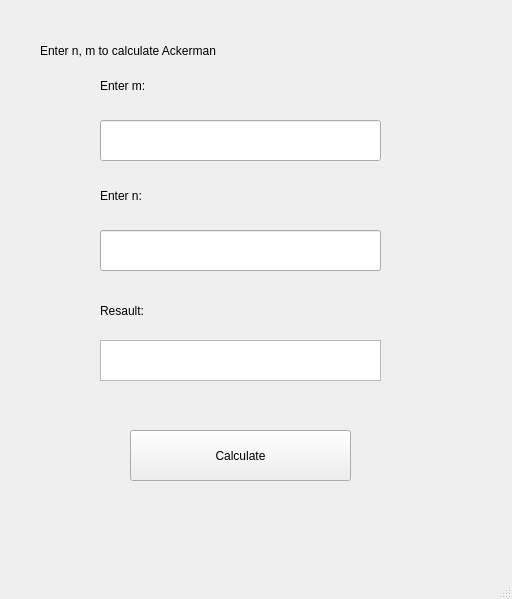
<?xml version="1.0" encoding="UTF-8"?>
<ui version="4.0">
 <class>MainWindow</class>
 <widget class="QMainWindow" name="MainWindow">
  <property name="geometry">
   <rect>
    <x>0</x>
    <y>0</y>
    <width>512</width>
    <height>599</height>
   </rect>
  </property>
  <property name="windowTitle">
   <string>MainWindow</string>
  </property>
  <widget class="QWidget" name="centralwidget">
   <widget class="QPushButton" name="calculate">
    <property name="geometry">
     <rect>
      <x>130</x>
      <y>430</y>
      <width>221</width>
      <height>51</height>
     </rect>
    </property>
    <property name="text">
     <string>Calculate</string>
    </property>
   </widget>
   <widget class="QLineEdit" name="lineEdit">
    <property name="geometry">
     <rect>
      <x>100</x>
      <y>120</y>
      <width>281</width>
      <height>41</height>
     </rect>
    </property>
   </widget>
   <widget class="QLineEdit" name="lineEdit_2">
    <property name="geometry">
     <rect>
      <x>100</x>
      <y>230</y>
      <width>281</width>
      <height>41</height>
     </rect>
    </property>
   </widget>
   <widget class="QLabel" name="label">
    <property name="geometry">
     <rect>
      <x>40</x>
      <y>10</y>
      <width>391</width>
      <height>81</height>
     </rect>
    </property>
    <property name="text">
     <string>Enter n, m to calculate Ackerman</string>
    </property>
   </widget>
   <widget class="QLabel" name="label_2">
    <property name="geometry">
     <rect>
      <x>100</x>
      <y>70</y>
      <width>151</width>
      <height>31</height>
     </rect>
    </property>
    <property name="text">
     <string>Enter m: </string>
    </property>
   </widget>
   <widget class="QLabel" name="label_3">
    <property name="geometry">
     <rect>
      <x>100</x>
      <y>170</y>
      <width>121</width>
      <height>51</height>
     </rect>
    </property>
    <property name="text">
     <string>Enter n:</string>
    </property>
   </widget>
   <widget class="QLabel" name="label_4">
    <property name="geometry">
     <rect>
      <x>100</x>
      <y>300</y>
      <width>261</width>
      <height>21</height>
     </rect>
    </property>
    <property name="text">
     <string>Resault: </string>
    </property>
   </widget>
   <widget class="QTextBrowser" name="textBrowser">
    <property name="geometry">
     <rect>
      <x>100</x>
      <y>340</y>
      <width>281</width>
      <height>41</height>
     </rect>
    </property>
   </widget>
  </widget>
  <widget class="QMenuBar" name="menubar">
   <property name="geometry">
    <rect>
     <x>0</x>
     <y>0</y>
     <width>512</width>
     <height>22</height>
    </rect>
   </property>
  </widget>
  <widget class="QStatusBar" name="statusbar"/>
 </widget>
 <resources/>
 <connections/>
</ui>
